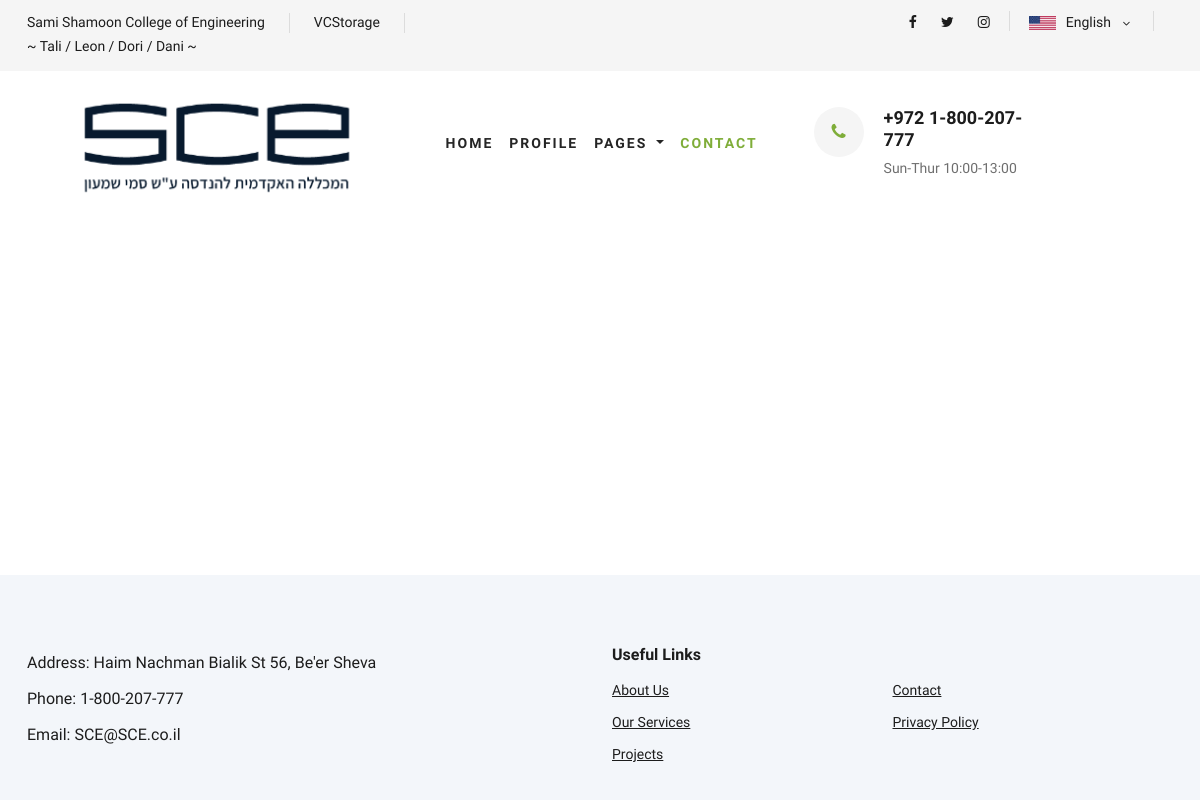
Before: /category/Studio (signed in) with the older database file.
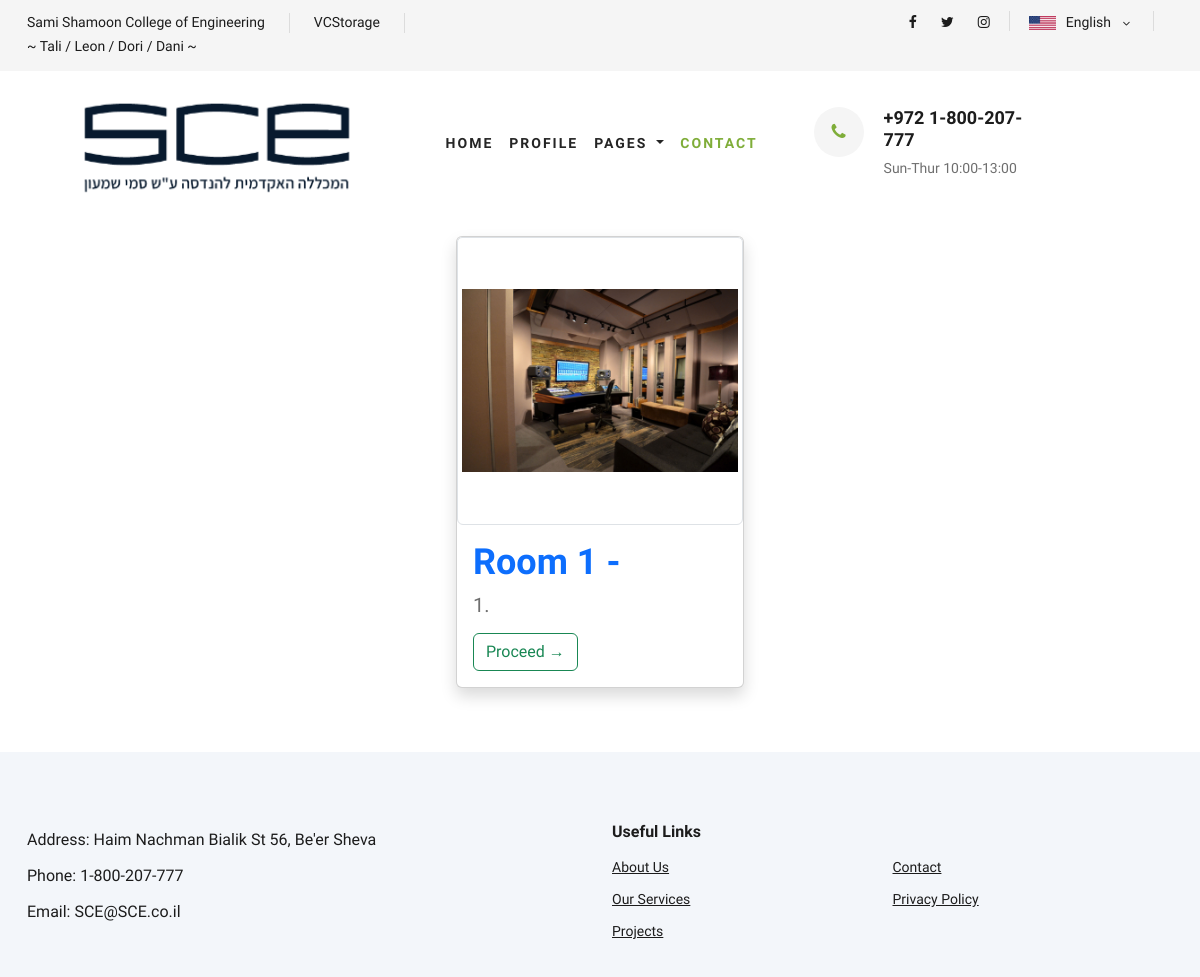
After: the same page with the newer database file.
### database/models.py (models this page shows, shortened)
class Equipment(models.Model):
    serial_number = models.CharField(max_length=100, primary_key=True)
    category = models.ForeignKey('Category', on_delete=models.CASCADE)
    brand = models.CharField(max_length=100)
    model = models.CharField(max_length=100)
    details = models.TextField(max_length=1000)
    image = models.ImageField(upload_to='equipment/', default='default.png')
    is_available = models.BooleanField(default=True)
    class Meta:
        verbose_name_plural = "Equipment"

### main/views.py (the view)
# urls.py: path('<category>', main.views.category_view, name='category'),
@login_required
def category_view(request, category):
    items = Equipment.objects.filter(category=category)
    return render(request, 'catalog.html', {"items": items})

### main/templates/catalog.html
{% extends 'base.html' %}
{% block content %}
    <div class="container-fluid">
        <div class="d-flex flex-wrap justify-content-center">
            {% for item in items %}
                <div class="px-3">
                    {% include 'snippets/item.html' with item=item   %}
                </div>
            {% endfor %}
        </div>
    </div>
{% endblock %}

### main/templates/snippets/item.html
<div class="card shadow mb-5" style="width: 18rem">
  <img src="/{{ MEDIA_URL }}media/{{ item.image }}" class="card-img-top img-thumbnail object-fit-contain" alt="..." style="height: 18rem;">
  <div class="card-body">
    <h2 class="card-title text-primary fw-bold ">{{ item.brand }} {{ item.model }}</h2>
    <p class="card-text fs-5">{{ item.serial_number }}.</p>
    <a href="{% url 'details' item=item.serial_number %}" class="btn btn-outline-success">Proceed →
    </a>
  </div>
</div>

Changed rows visible on the page:
added Equipment: image (picture), brand "Room 1", model "-", serial_number "1"
